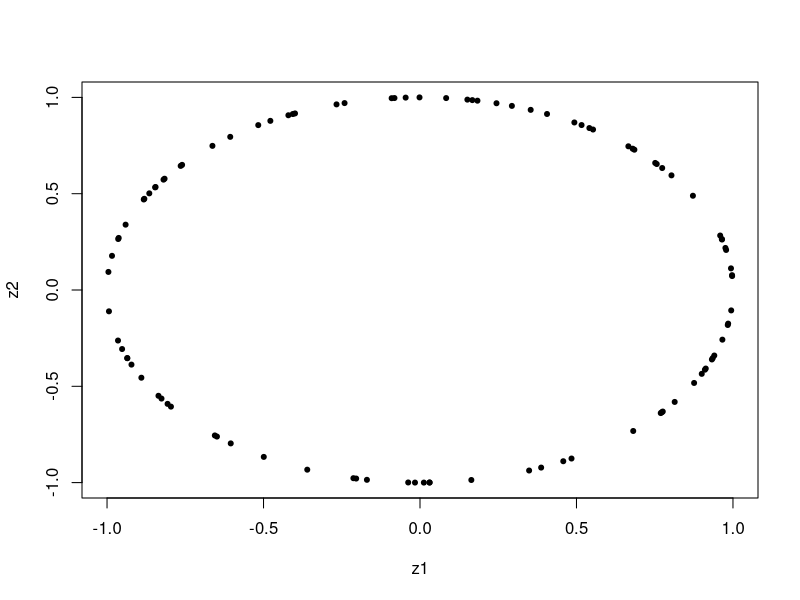
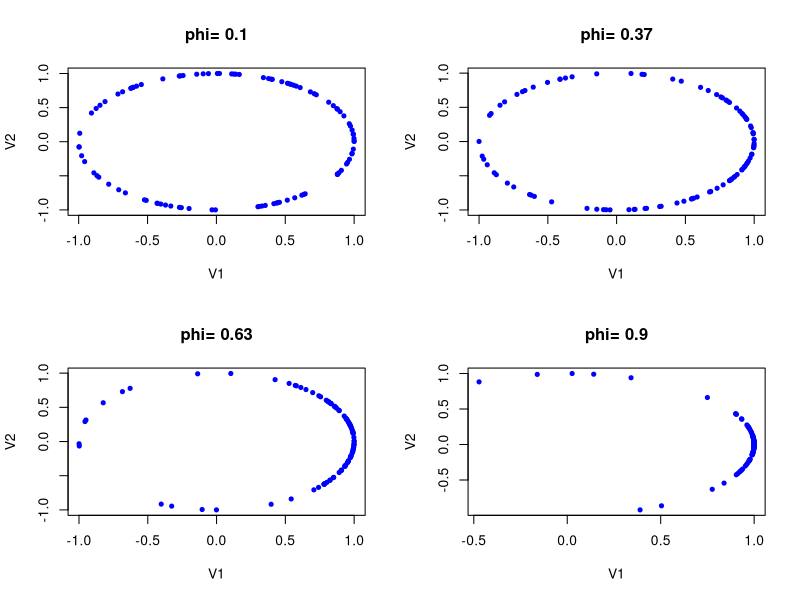
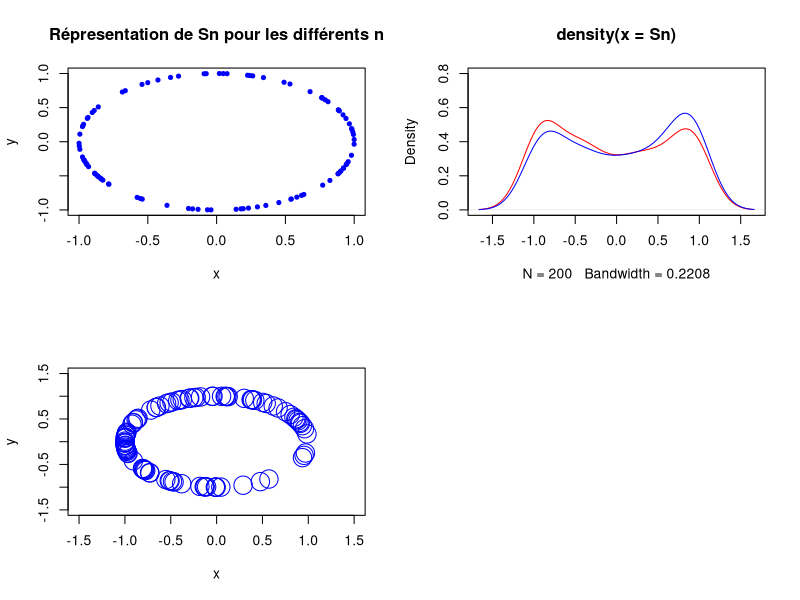
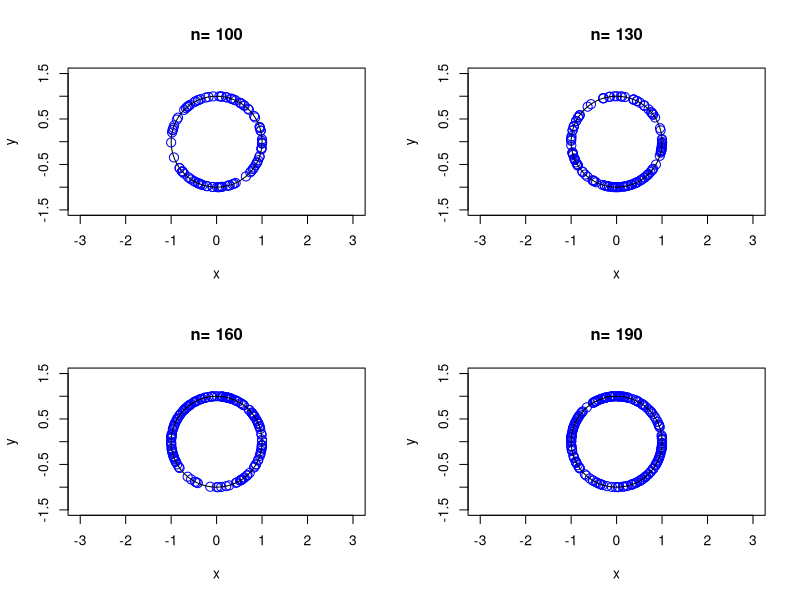
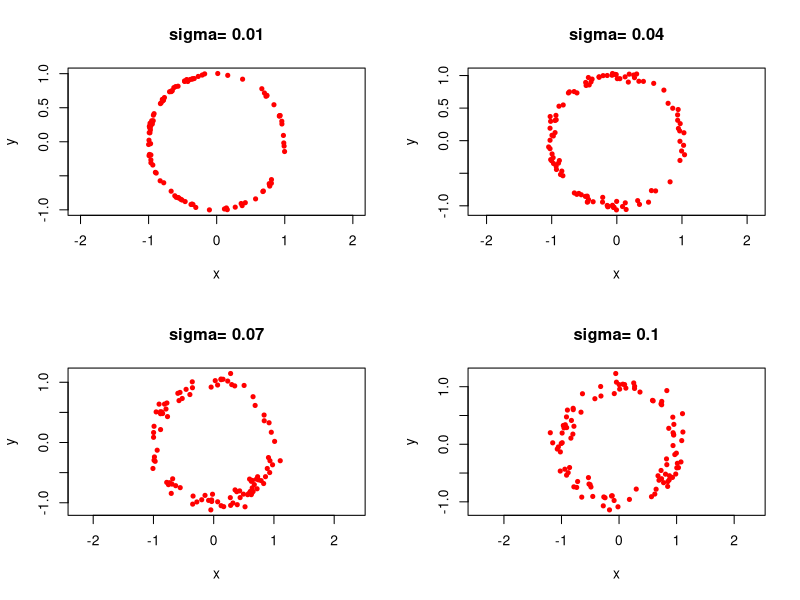
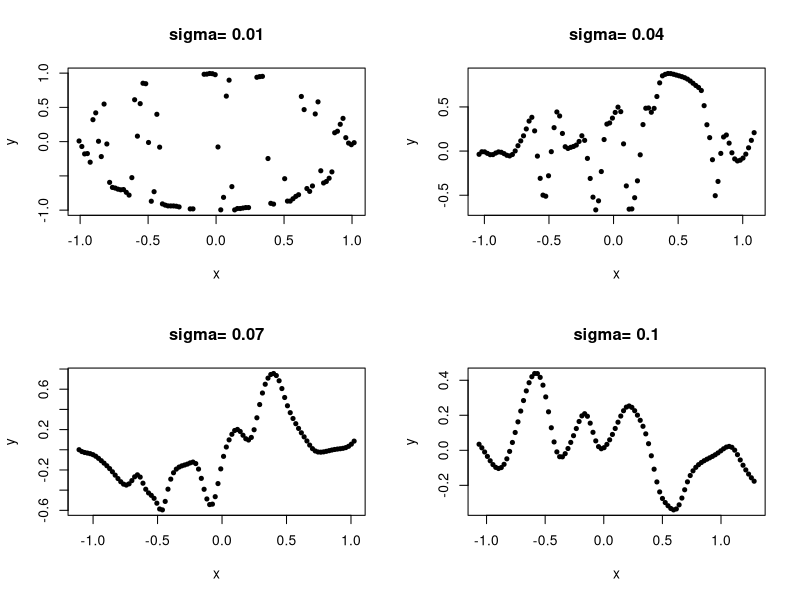

Source code (R) for these figures, in order:
## ---- chunk 1
knitr::opts_chunk$set(echo = TRUE)
## ---- chunk 2
z = function(n_points) {
    u = runif(n_points, 0, 1)
    x = cos(2 * pi * u)
    y = sin(2 * pi * u)
    z = matrix(c(x, y), nrow = n_points, ncol = 2)
}
n = 100
zi = z(n)
plot(
    zi[, 1],
    zi[, 2],
    xlab = "z1",
    ylab = "z2",
    pch = 20,
    xlim = c(-1,1)
)
## ---- chunk 3
loi_cauchy = function(n_points, phi) {
    u = runif(n_points)
    cos2piu = cos(2 * pi * u)
    sin2piu = sin(2 * pi * u)
    # Pour la loi V1
    num_V1 = 2 * phi +  (cos2piu) + (phi ^ 2 * cos2piu)
    denom_V1 = 1 + (phi ^ 2) + (2 * phi * cos2piu)
    V1 = num_V1 / denom_V1
    num_V1 = sin2piu - ((phi ^ 2) * sin2piu)
    num_V2 = 1 + (phi ^ 2) + (2 * phi * cos2piu)
    V2 = num_V1 / num_V2
    W = matrix(c(V1, V2), nrow = n_points, ncol = 2)
    
    return(W)
}
phi = seq(0.1,0.9, length.out = 4)
par(mfrow = c(2,2))
for (i in phi) {
    W = loi_cauchy(n, i)
    plot(
    W[, 1],
    W[, 2],
    col = "blue",
    xlab = "V1",
    ylab = "V2",
    pch = 20
    )
    title(paste("phi=", round(i,2)))
}
## ---- chunk 4
S_n = function(n_points) {
    Sn = matrix(0, nrow = n_points, ncol = 2)
    zi = z(n_points)
    P0 = zi[1, ]
    eps = loi_cauchy(n_points,phi=0.5)
    eps1 = W[1, ]
    a = P0[1]
    b = P0[2]
    c = eps1[1]
    d = eps1[2]
    # Calcul de P1
    Sn[1, 1] = (a * c) - (d * b)
    Sn[1, 2] = (a * d) + (b * c)
    for (i in 2:n_points) {
        a_sn = Sn[i - 1, 1]
        b_sn = Sn[i - 1, 2]
        c_sn = eps[i, 1]
        d_sn = eps[i, 2]
        Sn[i, 1] = (a_sn * c_sn) - (d_sn * b_sn)
        Sn[i, 2] = (a_sn * d_sn) + (b_sn * c_sn)
    }
    return(Sn)
}
## ---- chunk 5
n = 100
Sn = S_n(n)
plot(
    Sn[, 1],
    Sn[, 2],
    xlab = "x",
    ylab = "y",
    col = "blue",
    pch = 20,
)
title("Répresentation de Sn pour les différents n")
## ---- chunk 6
plot(density(Sn), col = "red", ylim = c(0, 0.8))
lines(density(zi), col = "blue")
## ---- chunk 7
library(plotrix)
epsilon = 0.1
x = seq(-1.5, 1.5, length.out = n)
y = x
plot(x, y, type = "n")
Sn = S_n(n)
for (i in 1:n) {
    draw.circle(Sn[i, 1], Sn[i, 2], epsilon, border = "blue")
}
## ---- chunk 8
par(mfrow = c(2, 2))
np = seq(100,190,length.out=4)
for (i in np) {
    x = seq(-1.5, 1.5, length.out = i)
    y = x
    plot(
        x,
        y,
        type = "n",
        xlim = c(-1.5, 1.5),
        ylim = c(-1.5, 1.5),
        main = paste("n=", i),
        asp=1
    )
    Sn = S_n(i)
    for (j in 1:i) {
        draw.circle(Sn[j, 1], Sn[j, 2], epsilon, border = "blue")
    }
    draw.circle(0, 0, 1.0)
}
## ---- chunk 9
library(MASS)
par(mfrow = c(2, 2))
simul_Xi = function(n, sigma,alpha_i) {
    P_i = S_n(n)
    X_i = P_i + (sigma * alpha_i)
    return(X_i)
}
sigma = seq(0.01, 0.1, length.out = 4)
alpha_i = mvrnorm(n, mu = c(0, 0), Sigma = diag(2))
for (i in 1:length(sigma)) {
    X_i = simul_Xi(n,sigma[i],alpha_i)
    plot(
        X_i[, 1],
        X_i[, 2],
        pch = 20,
        col = "red",
        xlab = "x",
        ylab = "y",
        main = paste("sigma=", sigma[i]),
        asp = 1
    )
}
## ---- chunk 10
par(mfrow=c(2,2))
library(KernSmooth)
for(i in 1:length(sigma)){
    Xi = simul_Xi(n,sigma[i],alpha_i)
    plot(locpoly(Xi[,1],Xi[,2],bandwidth=sigma[i],gridsize = n),pch=20,main = paste("sigma=",sigma[i]),xlab = "x",ylab="y")
}
